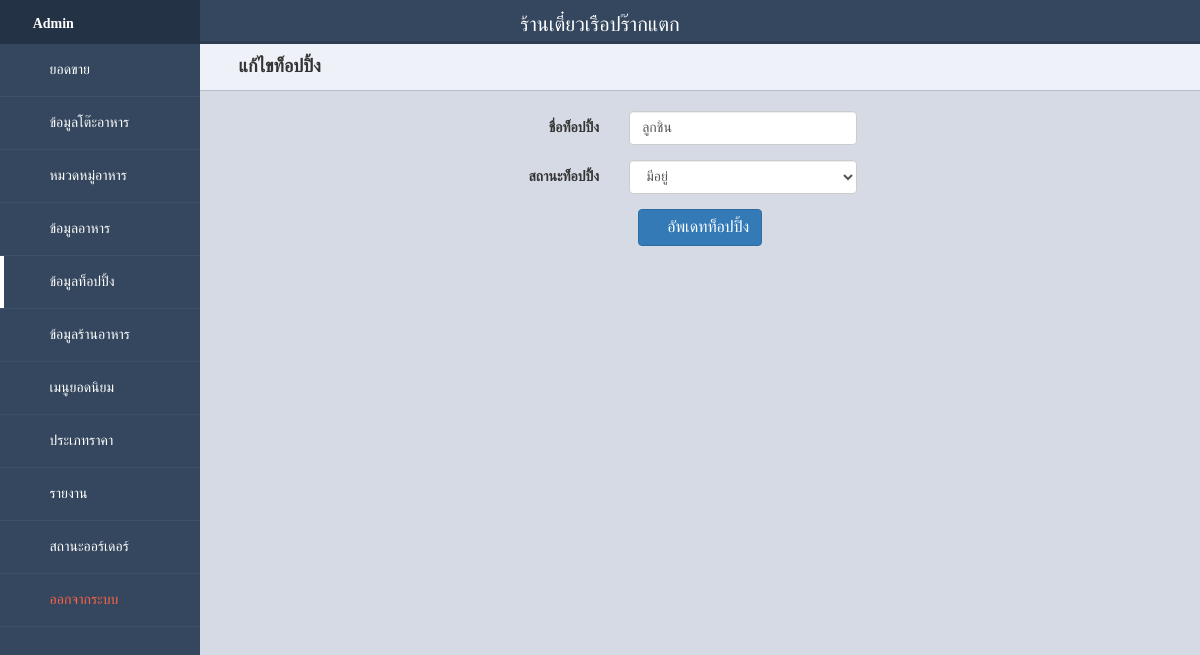
Screenshot of /admin/index.php?page=food_topping_edit&foodtopping_id=1 with the database file from the repository.
### tables this page shows
CREATE TABLE `restaurant` (
  `id_restaurant` int(11) NOT NULL,
  `restaurant_name` varchar(100) NOT NULL,
  `restaurant_address` text NOT NULL,
  `restaurant_tel` varchar(10) NOT NULL,
  `restaurant_img` varchar(255) NOT NULL COMMENT 'รูปโลโก้ร้าน'
);

CREATE TABLE `food_topping` (
  `foodtopping_id` int(11) NOT NULL,
  `foodtopping_name` varchar(100) NOT NULL,
  `foodtopping_flag` int(1) NOT NULL
);

### admin/food_topping_edit.php (the view, shortened to what this page needs)
<?php $foodtopping_id = $_REQUEST["foodtopping_id"]; ?>
<div class="title"><i class="fa fa-plus-circle" aria-hidden="true"></i> แก้ไขท็อปปิ้ง</div><br>
<form id="frm" method="post" class="form-horizontal" action="?page=food_topping_update" name="frm">
    <div class="form-group">
		<label class="col-sm-5 control-label">ชื่อท็อปปิ้ง</label>
		<div class="col-sm-3 topping">
        <?php
		$sql="select * from food_topping inner join foodflag_status on (food_topping.foodtopping_flag=foodflag_status.foodflagstatus_id) where foodtopping_id=$foodtopping_id";
		$result=$db->query($sql);
		while($row=$result->fetch_array(MYSQLI_BOTH)){
	    ?>
			<input type="text" class="form-control" name="topping_name" id="topping" required="required" onBlur="chktopping();" value="<?=$row["foodtopping_name"]?>"></input>
        </div>
    </div>
    <div class="form-group">
		<label class="col-sm-5 control-label">สถานะท็อปปิ้ง</label>
		<div class="col-sm-3 foodtopping_id">
			<select class="form-control" name="foodflagstatus_id" id="foodflagstatus_id" onBlur="chkfoodtopping_id();">
				<?php
				$strDefault=$row["foodflagstatus_id"];
				$sqli="select * from foodflag_status";
				$resulti=$db->query($sqli);
				while($rowi=$resulti->fetch_array(MYSQLI_ASSOC)){
					if($strDefault==$rowi["foodflagstatus_id"])
					{
						$sel = "selected";
					}
					else
					{
						$sel = "";
					}
				?>
				<option value="<?=$rowi['foodflagstatus_id']?>"<?=$sel?>><?=$rowi['foodflagstatus_name']?></option>
        		<?php
        		}
				?>
                <?php }?>
            </select>
        </div>
    </div>
		<div class="form-group" align="center">
            <button class="btn btn-primary" type="button" style="font-size:16px" title="บันทึก" onClick="confirmdata();"name="buttontext"><i class="fa fa-save" ></i> อัพเดทท็อปปิ้ง</button>
		</div>
  </form>

### admin/index.php (shortened to what this page needs)
<?php include("config.php"); ?>
<!DOCTYPE html>
<html>
	<head>
		<link rel="stylesheet" href="css/bootstrap.min.css">
		<link rel="stylesheet" href="css/main.css">
		<link rel="stylesheet" href="fonts/Mali.css">
		<link rel="stylesheet" href="fonts/font-awesome.min.css">
		<link rel="stylesheet" href="css/ionicons.min.css">
		<link rel="stylesheet" href="css/dataTables.main.css"/>
		<link rel="stylesheet" href="css/jquery.fancybox.min.css" media="screen">
	</head>
	<body>
		<div class="header">
			<?php
			$sql="select * from restaurant";
			$result=$db->query($sql);
			while($row=$result->fetch_array(MYSQLI_BOTH)){
			?>
			<div class="namestore"><?=$row["restaurant_name"]?></div>
			<?php
			}
			?>
		</div>
		<div class="side-nav">
			<div class="logo">
			<i class="fa fa-tachometer">
				<a href="index.php"></i> Admin</a>
			</div>
			<nav>
				<ul>
					<li <?php if($_GET['page']=="main") echo'class="active"'?>>
						<a href="index.php" title="ยอดขาย">
							<span><i class="fa fa-bar-chart"></i></span>
							<span>ยอดขาย</span>
						</a>
					</li>
					<li <?php if($_GET['page']=="datatable") echo'class="active"'?>
						<?php if($_GET['page']=="datatable_edit") echo'class="active"'?>>
						<a href="?page=datatable" title="ข้อมูลโต๊ะอาหาร">
							<span><i class="fa fa-table"></i></span>
							<span>ข้อมูลโต๊ะอาหาร</span>
						</a>
					</li>
					<li <?php if($_GET['page']=="foodcategory") echo'class="active"'?>
					<?php if($_GET['page']=="foodcategory_new") echo'class="active"'?>
					<?php if($_GET['page']=="foodcategory_edit") echo'class="active"'?>>
						<a href="?page=foodcategory" title="หมวดหมู่อาหาร">
							<span><i class="fa fa-th-list"></i></span>
							<span>หมวดหมู่อาหาร</span>
						</a>
					</li>
					<li <?php if($_GET['page']=="foodinformation") echo'class="active"'?>
					<?php if($_GET['page']=="foodinformation_new") echo'class="active"'?>
					<?php if($_GET['page']=="foodinformation_edit") echo'class="active"'?>>
						<a href="?page=foodinformation" title="ข้อมูลอาหาร">
							<span><i class="fa fa-th"></i></span>
							<span>ข้อมูลอาหาร</span>
						</a>
					</li>
					<li <?php if($_GET['page']=="food_topping") echo'class="active"'?>
					<?php if($_GET['page']=="food_topping_new") echo'class="active"'?>
					<?php if($_GET['page']=="food_topping_edit") echo'class="active"'?>>
						<a href="?page=food_topping" title="ข้อมูลอาหาร">
							<span><i class="fa fa-fort-awesome"></i></span>
							<span>ข้อมูลท็อปปิ้ง</span>
						</a>
					</li>
					<li <?php if($_GET['page']=="restaurant") echo'class="active"'?>
					<?php if($_GET['page']=="restaurant_edit") echo'class="active"'?>>
						<a href="?page=restaurant" title="ข้อมูลร้านอาหาร">
							<span><i class="fa fa-cogs"></i></span>
							<span>ข้อมูลร้านอาหาร</span>
						</a>
					</li>
					<li <?php if($_GET['page']=="popularmenu") echo'class="active"'?>>
						<a href="?page=popularmenu" title="เมนูยอดนิยม">
							<span><i class="fa fa-thumbs-up"></i></span>
							<span>เมนูยอดนิยม</span>
						</a>
					</li>
					<li <?php if($_GET['page']=="price_category") echo'class="active"'?>
					<?php if($_GET['page']=="price_category_edit") echo'class="active"'?>>
						<a href="?page=price_category" title="ประเภทราคา">
							<span><i class="fa fa-star-half-o"></i></span>
							<span>ประเภทราคา</span>
						</a>
					</li>
					<li <?php if($_GET['page']=="report") echo'class="active"'?>>
						<a href="?page=report" title="รายงาน">
							<span><i class="fa fa-line-chart"></i></span>
							<span>รายงาน</span>
						</a>
					</li>
					<li <?php if($_GET['page']=="orders") echo'class="active"'?>>
						<a href="?page=orders" title="ออร์เดอร์">
							<span><i class="fa fa-sort"></i></span>
							<span>สถานะออร์เดอร์</span>
						</a>
					</li>
					<li <?php if($_GET['page']=="logout") echo'class="active"'?>>
						<a href="?page=logout" title="ออกจากระบบ">
							<span><i class="fa fa-sign-out"></i></span>
							<span style="color: tomato;">ออกจากระบบ</span>
						</a>
					</li>
				</ul>
			</nav>
		</div>
		<div class="main-content">
		<?php
		if(@$_GET['fd'])
		$file=$_GET['fd']."/".$_GET['page'].".php";
		else
		$file=@$_GET['page'].".php";
		if(is_file($file)){
		require_once("$file");
		}
		else{
		require_once("main.php");
		}
		?>
		</div>
	</body>
</html>

### admin/css/main.css (style rules this page uses)
* { box-sizing: border-box; }
body { margin: 0; padding: 0; font-family: 'Mali', cursive; background-color: #d5dae5; -webkit-font-smoothing: antialiased; -moz-osx-font-smoothing: grayscale; }
.header { position: absolute; width: 100%; z-index: 3; height: 44px; background-color: #fff; border-bottom: 3px solid #2d3d51; }
.form-horizontal { text-align: center; }
.form-control { width: 80%; text-align: center; display: inline; }
.namestore { margin-top: 10px; color: #233245; text-align: center; font-size: 20px; }
.logo { height: 44px; padding: 10px; font-weight: 700; }
.side-nav .logo { background-color: #233245; color: #fff; }
.logo i { font-size: 22px; }
.nav-trigger span, .nav-trigger span:before, span:after { width: 20px; height: 2px; background-color: #35475e; position: absolute; }
.side-nav { position: absolute; width: 100%; height: 110vh; background-color: #35475e; z-index: 1; display: none; }
.side-nav ul { margin: 0; padding: 0; }
.side-nav ul li { padding: 16px 16px; border-bottom: 1px solid #3c506a; position: relative; }
.side-nav ul li.active:before { content: ''; position: absolute; width: 4px; height: 100%; top: 0; left: 0; background-color: #fff; }
.side-nav ul li a { color: #fff; display: block; text-decoration: none; }
.side-nav ul li i { color: #0497df; min-width: 20px; text-align: center; }
.side-nav ul li span:nth-child(2) { margin-left: 10px; font-size: 14px; }
.main-content { padding: 40px; margin-top: 0; padding: 0; padding-top: 44px; height: 100%; overflow: scroll; }
.main-content .title { background-color: #eef1f7; border-bottom: 1px solid #b8bec9; padding: 10px 20px; font-weight: 700; color: #333; font-size: 18px; }
@media screen and (min-width: 600px) { .form-control { width: 80%; text-align: left; } }
@media screen and (min-width: 600px) { .form-horizontal { text-align: center; } }
@media screen and (min-width: 600px) { .namestore { margin-top: 10px; color: #fff; text-align: center; font-size: 20px; } }
@media screen and (min-width: 600px) { .header { background-color: #35475e; z-index: 1; } }
@media screen and (min-width: 600px) { .nav-trigger span, .nav-trigger span:before, span:after { background-color: #fff; } }
@media screen and (min-width: 600px) { .side-nav { position: fixed; display: block; width: 70px; z-index: 2; max-height: 100%; overflow-x: hidden; } }
@media screen and (min-width: 600px) { .side-nav ul li span:nth-child(2) { display: none; } }
@media screen and (min-width: 600px) { .side-nav .logo i { padding-left: 12px; } }
@media screen and (min-width: 600px) { .side-nav .logo a { display: none; text-decoration: none; color: #fff; } }
@media screen and (min-width: 600px) { .side-nav ul li i { font-size: 26px; } }
@media screen and (min-width: 600px) { .side-nav ul li a { text-align: center; } }
@media screen and (min-width: 600px) { .main-content { margin-left: 70px; } }
@media screen and (min-width: 800px) { .form-control { width: 100%; text-align: left; } }
@media screen and (min-width: 800px) { .form-horizontal { text-align: left; } }
@media screen and (min-width: 800px) { .side-nav { width: 200px; } }
@media screen and (min-width: 800px) { .side-nav ul li span:nth-child(2) { display: inline-block; } }
@media screen and (min-width: 800px) { .side-nav ul li i { font-size: 16px; } }
@media screen and (min-width: 800px) { .side-nav ul li a { text-align: left; } }
@media screen and (min-width: 800px) { .side-nav .logo i { padding-left: 0; } }
@media screen and (min-width: 800px) { .side-nav .logo a { display: inline-block; text-decoration: none; color: #fff; } }
@media screen and (min-width: 800px) { .main-content { margin-left: 200px; } }

### rows the page displays
restaurant: restaurant_name "ร้านเตี๋ยวเรือปร๊ากแตก"
food_topping: topping_name "ลูกชิ้น"

### other values shown
form field foodflagstatus_id "มีอยู่"
